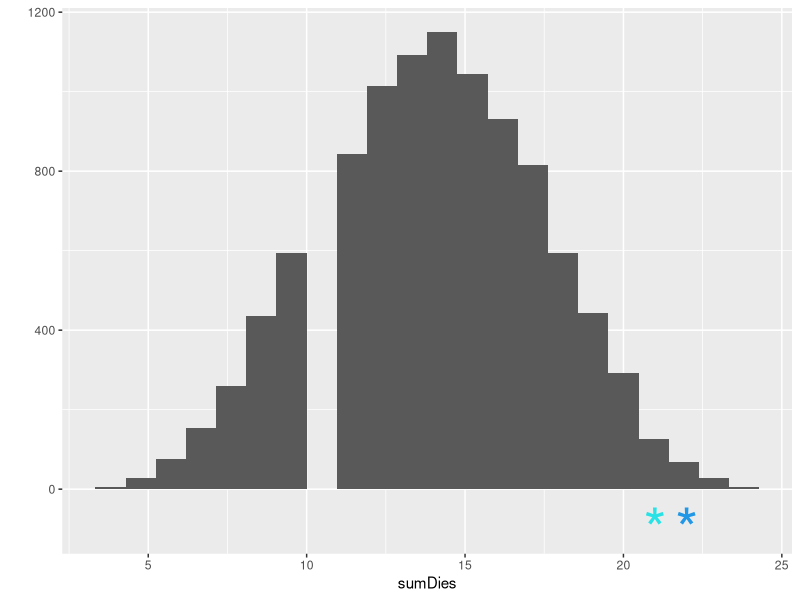
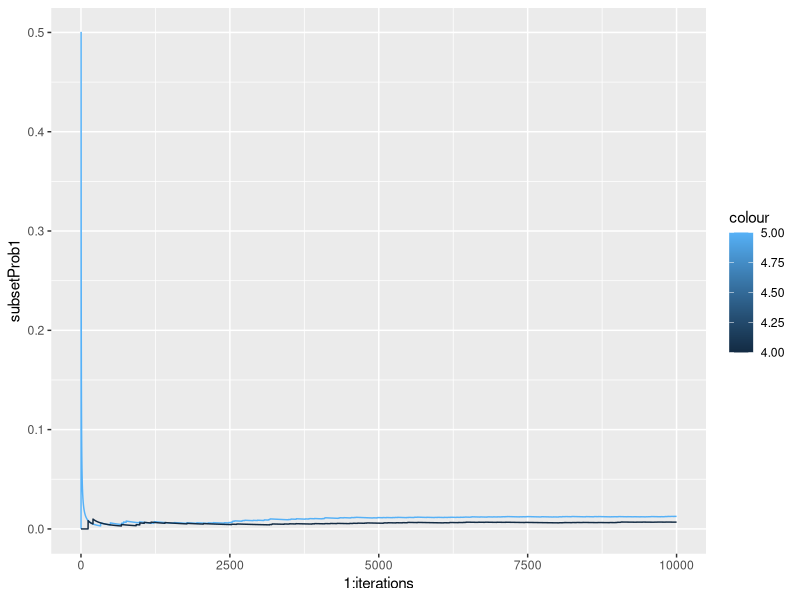

Here is the R script that generated these plots, in order:
library(ggplot2)
#Problem 1
#(probability that the total after rolling 4 fair dice is 21)___(probability that the total after rolling 4 fair dice is 22)

#add citation
sum1 = 21
sum2 = 22
iterations = 10000

die1 = sample(6, iterations, replace = TRUE)
die2 = sample(6, iterations, replace = TRUE)
die3 = sample(6, iterations, replace = TRUE)
die4 = sample(6, iterations, replace = TRUE)
sumDies = die1 + die2 + die3 + die4



prob1 = mean(sumDies == sum1)
prob2 = mean(sumDies == sum2)

prob1 > prob2

qplot(sumDies, geom = "histogram", bins = 22) +
  annotate("text", x = sum1, y = -iterations/100, label = "*", size = 15, color = 5) +
  annotate("text", x = sum2, y = -iterations/100, label = "*", size = 15, color = 4)

subsetProb1 = vector()
subsetProb2 = vector()

for(i in 1:iterations){
  subsetProb1[i] = mean(sumDies[1:i] == sum1)
  subsetProb2[i] = mean(sumDies[1:i] == sum2)
}

ggplot(data.frame(subsetProb1), aes(x = 1:iterations)) + 
  geom_line(aes(y=subsetProb1, color = 5)) +
  geom_line(aes(y=subsetProb2, color = 4))
